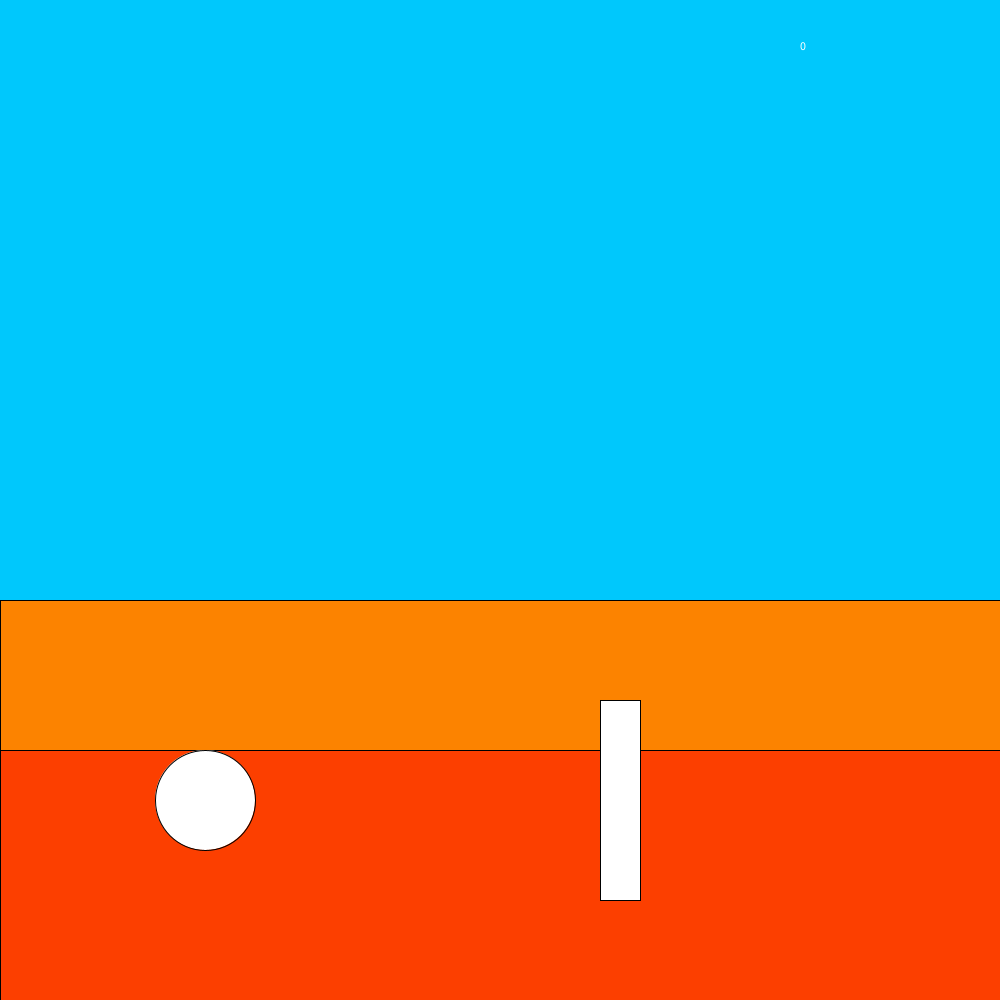
Frame 1 (no input)
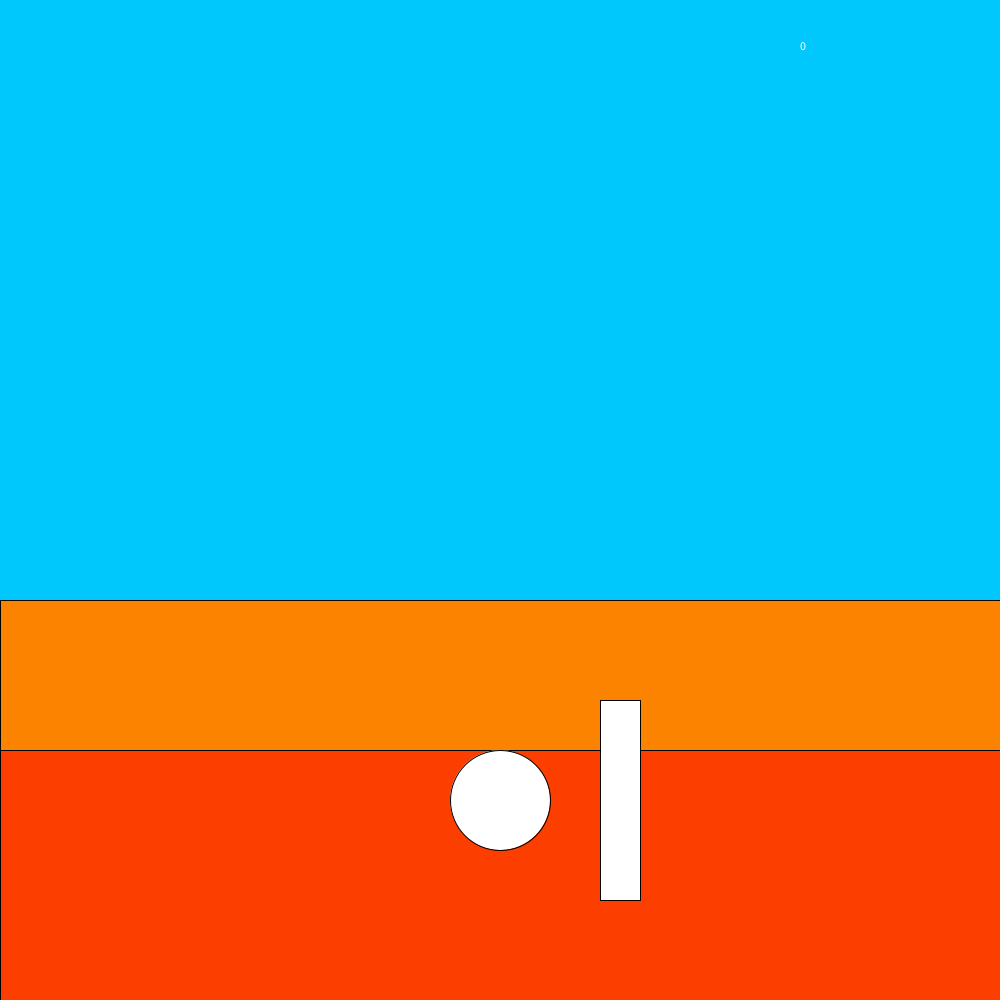
Frame 60 (the mouse pressed at the canvas centre just before this capture)
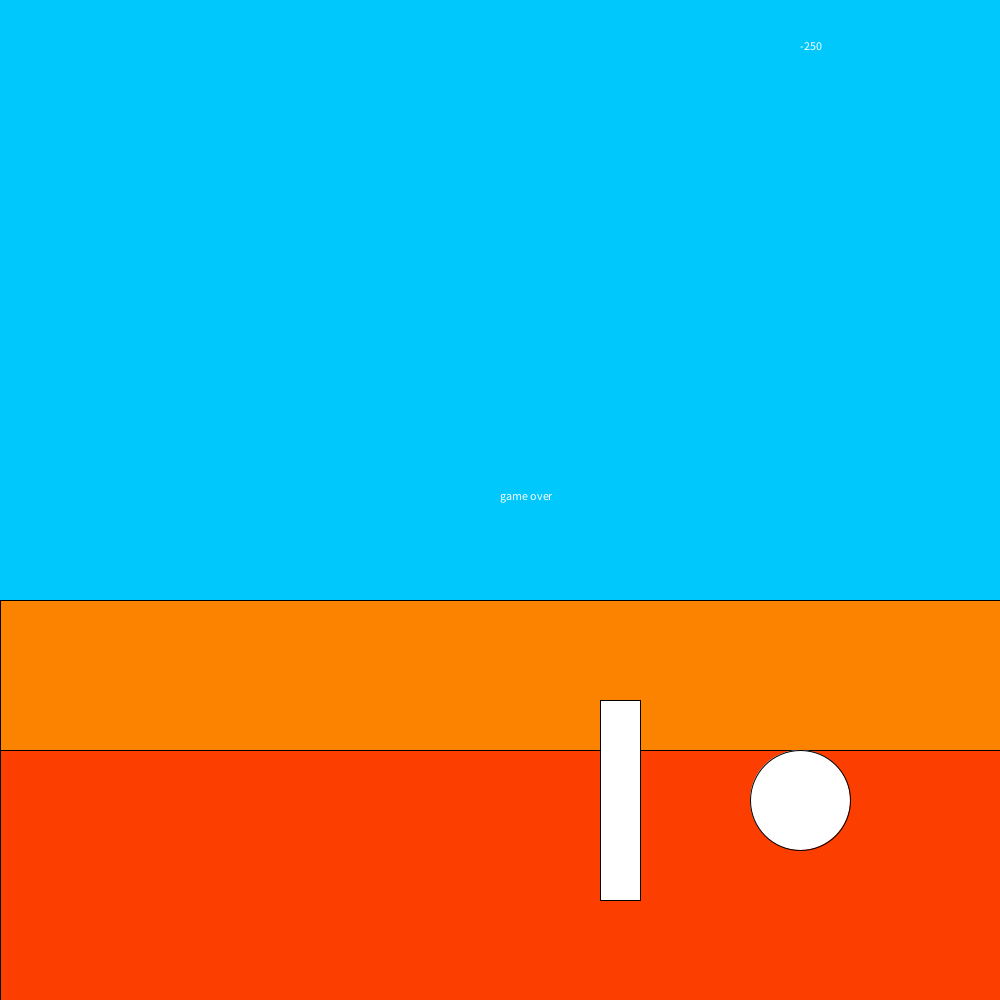
Frame 120 (the mouse held since frame 60 and released just before this capture)

The Processing sketch that drew these frames (run headless with seeded random() and noise(); from frame 60 on, the mouse is pressed at the canvas centre):

// Processing sketch: keats_game_with_points
// ── keats_game_with_points.pde
int px= 200;
int py= 800;
int dx= 0;
int points= 0;
float dy= 0;
void setup()
{
  size(1000,1000);
  background(0,200,252);
  noCursor();
}

void draw()
{
    background(0,200,252);
  fill(252,131,0);
  rect(0,600,1000,150);
  fill(252,63,0);
  rect(0,750,1000,250);
  fill(255,255,255);
  rect(600,700,40,200);
  px=px + dx;
  py=py+(int)dy;
  dy=dy+0.3;
  if(dy>10)
  {
    dy=10;
  }
  if(py>800)
  {
    py=800;
  }
  
  px=px+5;
  
  if(px>1000)
  {
    px= 50;
  }
  
  if(px>750&&py>700)
  {
    points=points-25;
    text("game over",500,500);
  }
  
  
  text(points,800,50);

  ellipse(px,py,100,100);
}

void keyPressed()
{
  if(key==' ')
  {
    dy=-15;
  }
}
